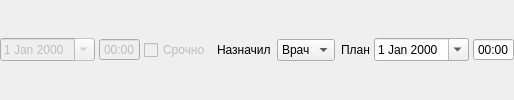
           <widget class="QWidget" name="frmTop" native="true">
            <property name="sizePolicy">
             <sizepolicy hsizetype="Preferred" vsizetype="Preferred">
              <horstretch>0</horstretch>
              <verstretch>0</verstretch>
             </sizepolicy>
            </property>
            <layout class="QHBoxLayout" name="horizontalLayout_5">
             <property name="sizeConstraint">
              <enum>QLayout::SetDefaultConstraint</enum>
             </property>
             <property name="leftMargin">
              <number>0</number>
             </property>
             <property name="topMargin">
              <number>0</number>
             </property>
             <property name="rightMargin">
              <number>0</number>
             </property>
             <property name="bottomMargin">
              <number>0</number>
             </property>
             <item>
              <widget class="QFrame" name="frmDirectionDate">
               <property name="sizePolicy">
                <sizepolicy hsizetype="Maximum" vsizetype="Preferred">
                 <horstretch>0</horstretch>
                 <verstretch>0</verstretch>
                </sizepolicy>
               </property>
               <property name="frameShape">
                <enum>QFrame::NoFrame</enum>
               </property>
               <property name="frameShadow">
                <enum>QFrame::Plain</enum>
               </property>
               <property name="lineWidth">
                <number>0</number>
               </property>
               <layout class="QHBoxLayout" name="horizontalLayout">
                <property name="spacing">
                 <number>4</number>
                </property>
                <property name="leftMargin">
                 <number>0</number>
                </property>
                <property name="topMargin">
                 <number>0</number>
                </property>
                <property name="rightMargin">
                 <number>0</number>
                </property>
                <property name="bottomMargin">
                 <number>0</number>
                </property>
                <item>
                 <widget class="CDateEdit" name="edtDirectionDate">
                  <property name="enabled">
                   <bool>false</bool>
                  </property>
                  <property name="whatsThis">
                   <string>дата начала осмотра</string>
                  </property>
                  <property name="calendarPopup">
                   <bool>true</bool>
                  </property>
                 </widget>
                </item>
                <item>
                 <widget class="CTimeEdit" name="edtDirectionTime">
                  <property name="enabled">
                   <bool>false</bool>
                  </property>
                  <property name="buttonSymbols">
                   <enum>QAbstractSpinBox::NoButtons</enum>
                  </property>
                  <property name="displayFormat">
                   <string>HH:mm</string>
                  </property>
                 </widget>
                </item>
                <item>
                 <widget class="QCheckBox" name="chkIsUrgent">
                  <property name="enabled">
                   <bool>false</bool>
                  </property>
                  <property name="sizePolicy">
                   <sizepolicy hsizetype="Maximum" vsizetype="Fixed">
                    <horstretch>0</horstretch>
                    <verstretch>0</verstretch>
                   </sizepolicy>
                  </property>
                  <property name="text">
                   <string>Срочно</string>
                  </property>
                 </widget>
                </item>
               </layout>
              </widget>
             </item>
             <item>
              <widget class="QLabel" name="lblSetPerson">
               <property name="sizePolicy">
                <sizepolicy hsizetype="Maximum" vsizetype="Preferred">
                 <horstretch>0</horstretch>
                 <verstretch>0</verstretch>
                </sizepolicy>
               </property>
               <property name="text">
                <string>Назначил</string>
               </property>
               <property name="buddy">
                <cstring>cmbSetPerson</cstring>
               </property>
              </widget>
             </item>
             <item>
              <widget class="CPersonWithOrgListComboBoxEx" name="cmbSetPerson">
               <property name="sizePolicy">
                <sizepolicy hsizetype="Preferred" vsizetype="Fixed">
                 <horstretch>0</horstretch>
                 <verstretch>0</verstretch>
                </sizepolicy>
               </property>
               <item>
                <property name="text">
                 <string>Врач</string>
                </property>
               </item>
              </widget>
             </item>
             <item>
              <widget class="QFrame" name="frmPlannedEndDateTime">
               <property name="sizePolicy">
                <sizepolicy hsizetype="Maximum" vsizetype="Preferred">
                 <horstretch>0</horstretch>
                 <verstretch>0</verstretch>
                </sizepolicy>
               </property>
               <property name="frameShape">
                <enum>QFrame::NoFrame</enum>
               </property>
               <property name="frameShadow">
                <enum>QFrame::Plain</enum>
               </property>
               <property name="lineWidth">
                <number>0</number>
               </property>
               <layout class="QHBoxLayout" name="horizontalLayout_7">
                <property name="spacing">
                 <number>4</number>
                </property>
                <property name="leftMargin">
                 <number>0</number>
                </property>
                <property name="topMargin">
                 <number>0</number>
                </property>
                <property name="rightMargin">
                 <number>0</number>
                </property>
                <property name="bottomMargin">
                 <number>0</number>
                </property>
                <item>
                 <widget class="QLabel" name="lbPlannedEndDate">
                  <property name="text">
                   <string>План</string>
                  </property>
                  <property name="buddy">
                   <cstring>edtPlannedEndDate</cstring>
                  </property>
                 </widget>
                </item>
                <item>
                 <widget class="CDateEdit" name="edtPlannedEndDate">
                  <property name="calendarPopup">
                   <bool>true</bool>
                  </property>
                 </widget>
                </item>
                <item>
                 <widget class="QTimeEdit" name="edtPlannedEndTime">
                  <property name="buttonSymbols">
                   <enum>QAbstractSpinBox::NoButtons</enum>
                  </property>
                  <property name="displayFormat">
                   <string>HH:mm</string>
                  </property>
                 </widget>
                </item>
               </layout>
              </widget>
             </item>
            </layout>
           </widget>
